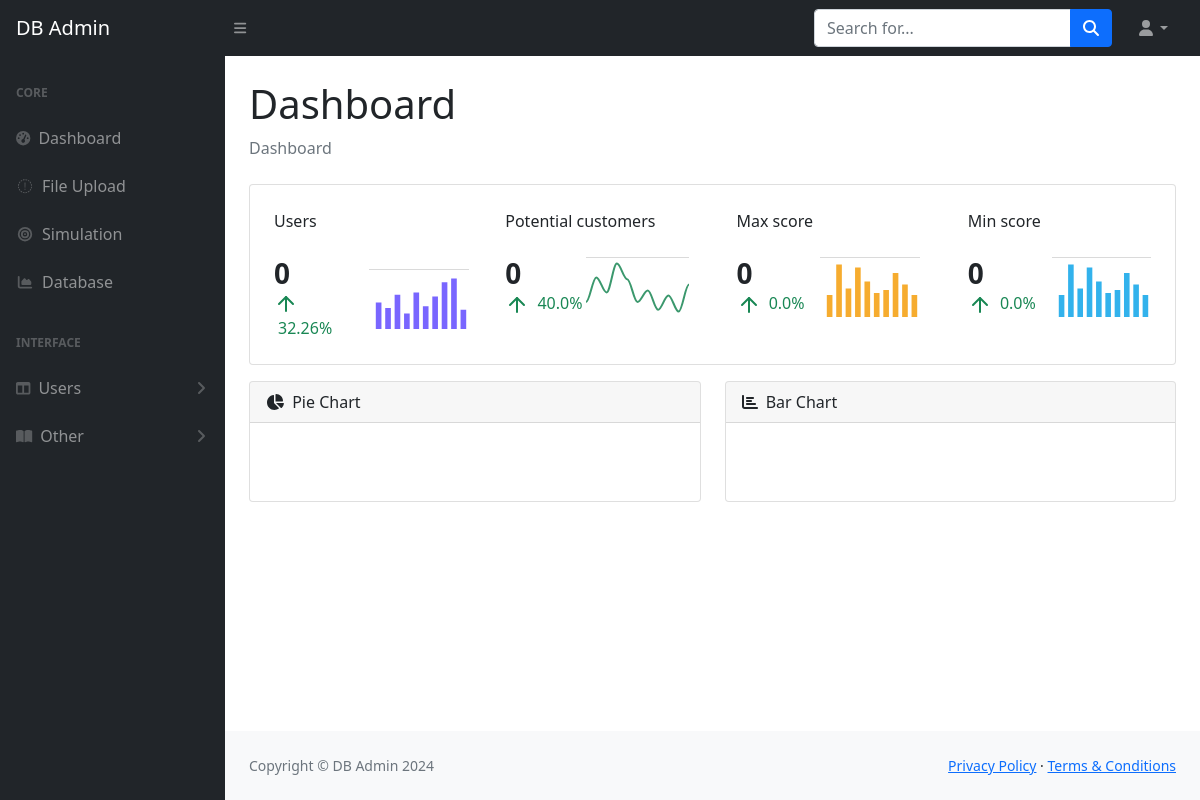
Before: / (signed in) with the older database file.
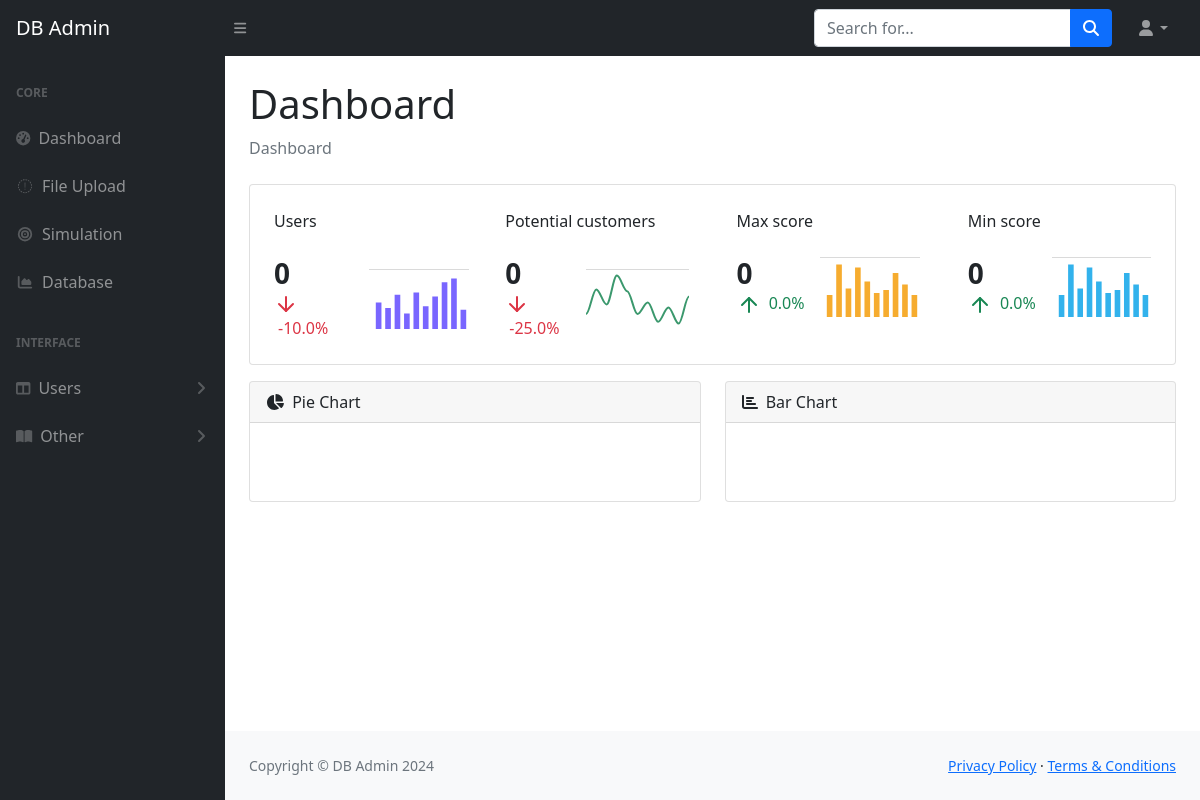
After: the same page with the newer database file.
### crud/models.py (models this page shows, shortened)
class DashboardMetrics(models.Model):
    number_user = models.IntegerField()
    max_score = models.FloatField()
    min_score = models.FloatField()
    number_potential_customers = models.IntegerField()
    number_user_percent = models.FloatField()
    max_score_percent = models.FloatField()
    min_score_percent = models.FloatField()
    number_potential_customers_percent = models.FloatField()

### crud/views.py (the view, shortened to what this page needs)
# urls.py: path('', views.dashboard, name='dashboard'),
@login_required
def dashboard(request):
    get_simulation = Simulation.objects.all()
    get_simulation = list(get_simulation)
    get_simulation.reverse()
    number_user = len(get_simulation)
    if number_user == 0:
        max_score = 0
        min_score = 0
    else:
        max_score = get_simulation[0].score
        min_score = get_simulation[0].score
    for i in get_simulation:
        if i.score > max_score:
            max_score = i.score
        if i.score < min_score:
            min_score = i.score
    score_counts = {'<10': 0, '10-30': 0, '>30': 0}
    counts = list(score_counts.values())
    number_potential_customers = counts[1] + counts[2]
    try:
        metrics, _ = DashboardMetrics.objects.get_or_create(
            id=1,
            defaults={
                'number_user': 0,
                'max_score': 0,
                'min_score': 0,
                'number_potential_customers': 0,
                'number_user_percent': 0,
                'max_score_percent': 0,
                'min_score_percent': 0,
                'number_potential_customers_percent': 0,
            }
        )
        if number_user != 0:
            if number_user != metrics.number_user:
                number_user_percent = round((number_user - metrics.number_user) / number_user * 100, 2)
                if max_score == 0:
                    max_score_percent = 0
                else:
                    max_score_percent = round((max_score - metrics.max_score) / max_score * 100, 2)
                if min_score == 0:
                    min_score_percent = 0
                else:
                    min_score_percent = round((min_score - metrics.min_score) / min_score * 100, 2)
                if number_potential_customers == 0:
                    number_potential_customers_percent = 0
                else:
                    number_potential_customers_percent = round((number_potential_customers - metrics.number_potential_customers) / number_potential_customers * 100, 2)
                metrics.number_user = number_user
                metrics.max_score = max_score
                metrics.min_score = min_score
                metrics.number_potential_customers = number_potential_customers
                metrics.number_user_percent = number_user_percent
                metrics.max_score_percent = max_score_percent
                metrics.min_score_percent = min_score_percent
                metrics.number_potential_customers_percent = number_potential_customers_percent
                metrics.save()
            else:
                number_user_percent = metrics.number_user_percent
                max_score_percent = metrics.max_score_percent
                min_score_percent = metrics.min_score_percent
                number_potential_customers_percent = metrics.number_potential_customers_percent
        else:
            number_user_percent = 0
            max_score_percent = 0
            min_score_percent = 0
            number_potential_customers_percent = 0
    except DashboardMetrics.DoesNotExist:
        metrics = DashboardMetrics.objects.create(
            id=1,
            number_user=0,
            max_score=0,
            min_score=0,
            number_potential_customers=0,
            number_user_percent=0,
            max_score_percent=0,
            min_score_percent=0,
            number_potential_customers_percent=0
        )
    context = {
        'get_simulation': get_simulation,
        'number_user': number_user,
        'max_score': round(max_score, 2),
        'min_score': round(min_score, 4),
        'number_potential_customers': number_potential_customers,
        'number_user_percent': metrics.number_user_percent,
        'max_score_percent': metrics.max_score_percent,
        'min_score_percent': metrics.min_score_percent,
        'number_potential_customers_percent': metrics.number_potential_customers_percent,
    }
    return render(request, 'dashboard.html', context)

### templates/dashboard.html (shortened to what this page needs)
{% extends 'layout/app.html' %}
{% load static %}
{% block body %}
    <div class="container-fluid px-4">
        <h1 class="mt-4">Dashboard</h1>
        <ol class="breadcrumb mb-4">
            <li class="breadcrumb-item active">Dashboard</li>
        </ol>
        <div class="card mb-3">
            <div class="row row-cols-xl-4 row-cols-1 row-cols-md-2 g-0">
               <div class="col padding-left-right">
                    <div class="cord-body-0-5">
                        <div class="card-body rounded-3">
                            <span class="fw-semi-bold">Users</span>
                            <div class="mt-4">
                            <div class="row align-items-center ">
                                <div class="col">
                                    <h3 class="mb-0 fw-bold">{{number_user}}</h3>
                                    {% if number_user_percent >= 0 %}
                                        <span class="text-success fs-6">
                                            <svg xmlns="http://www.w3.org/2000/svg" width="24" height="24" viewBox="0 0 24 24" fill="none" stroke="currentColor" stroke-width="2" stroke-linecap="round" stroke-linejoin="round" class="feather feather-arrow-up icon-xs">
                                            <line x1="12" y1="19" x2="12" y2="5"></line>
                                            <polyline points="5 12 12 5 19 12"></polyline>
                                            </svg>
                                            <span class="ms-1">{{number_user_percent}}%</span>
                                        </span>
                                    {% else %}
                                        <span class="text-danger fs-6">
                                            <span class="ms-1">{{number_user_percent}}%</span>
                                        </span>
                                    {% endif %}
                                </div>
                                <div class="col px-0">
                                    <div id="chartCampaign" style="min-height: 60px;">
                                        <div id="apexcharts8ngww3uv" class="apexcharts-canvas apexcharts8ngww3uv apexcharts-theme-light" style="width: 104px; height: 60px;">
                                        </div>
                                    </div>
                                </div>
                            </div>
                            </div>
                        </div>
                    </div>
               </div>
               <div class="col padding-left-right  border-start-md">
                    <div class="cord-body-0-5">
                        <div class="card-body rounded-3 border-top-md-0">
                            <span class="fw-semi-bold">Potential customers</span>
                            <div class="mt-4">
                                <div class="row align-items-center g-0">
                                <div class="col">
                                    <h3 class="mb-0 fw-bold">{{number_potential_customers}}</h3>
                                    {% if number_potential_customers_percent >= 0 %}
                                        <span class="text-success fs-6">
                                            <svg xmlns="http://www.w3.org/2000/svg" width="24" height="24" viewBox="0 0 24 24" fill="none" stroke="currentColor" stroke-width="2" stroke-linecap="round" stroke-linejoin="round" class="feather feather-arrow-up icon-xs">
                                            <line x1="12" y1="19" x2="12" y2="5"></line>
                                            <polyline points="5 12 12 5 19 12"></polyline>
                                            </svg>
                                            <span class="ms-1">{{number_potential_customers_percent}}%</span>
                                        </span>
                                    {% else %}
                                        <span class="text-danger fs-6">
                                            <span class="ms-1">{{number_potential_customers_percent}}%</span>
                                        </span>
                                    {% endif %}
                                </div>
                                <div class="col px-0">
                                    <div id="chartLead" style="min-height: 60px;">
                                        <div id="apexchartswktdrmli" class="apexcharts-canvas apexchartswktdrmli apexcharts-theme-light" style="width: 103px; height: 60px;">
                                        </div>
                                    </div>
                                </div>
                                </div>
                            </div>
                        </div>
                    </div>
               </div>
               <div class="col padding-left-right  border-start-xl px-xl-0">
                    <div class="cord-body-0-5">
                        <div class="card-body rounded-3 border-top-xl-0">
                            <span class="fw-semi-bold">Max score</span>
                            <div class="mt-4">
                                <div class="row align-items-center g-0">
                                <div class="col">
                                    <h3 class="mb-0 fw-bold">{{max_score}}</h3>
                                    {% if max_score_percent >= 0 %}
                                        <span class="text-success fs-6">
                                            <svg xmlns="http://www.w3.org/2000/svg" width="24" height="24" viewBox="0 0 24 24" fill="none" stroke="currentColor" stroke-width="2" stroke-linecap="round" stroke-linejoin="round" class="feather feather-arrow-up icon-xs">
                                            <line x1="12" y1="19" x2="12" y2="5"></line>
                                            <polyline points="5 12 12 5 19 12"></polyline>
                                            </svg>
                                            <span class="ms-1">{{max_score_percent}}%</span>
                                        </span>
                                    {% endif %}
                                </div>
                                <div class="col px-0">
                                    <div id="chartDeals" style="min-height: 60px;">
                                        <div id="apexcharts8dqdb57c" class="apexcharts-canvas apexcharts8dqdb57c apexcharts-theme-light" style="width: 104px; height: 60px;">
                                        </div>
                                    </div>
                                </div>
                                </div>
                            </div>
                        </div>
                    </div>
               </div>
               <div class="col padding-left-right  border-start-md">
                    <div class="cord-body-0-5">
                        <div class="card-body rounded-3 border-top-xl-0">
                            <span class="fw-semi-bold">Min score</span>
                            <div class="mt-4">
                               <div class="row align-items-center g-0">
                                  <div class="col">
                                     <h3 class="mb-0 fw-bold">{{min_score}}</h3>
                                     {% if min_score_percent >= 0 %}
                                        <span class="text-success fs-6">
                                            <svg xmlns="http://www.w3.org/2000/svg" width="24" height="24" viewBox="0 0 24 24" fill="none" stroke="currentColor" stroke-width="2" stroke-linecap="round" stroke-linejoin="round" class="feather feather-arrow-up icon-xs">
                                            <line x1="12" y1="19" x2="12" y2="5"></line>
                                            <polyline points="5 12 12 5 19 12"></polyline>
                                            </svg>
                                            <span class="ms-1">{{min_score_percent}}%</span>
                                        </span>
                                    {% endif %}
                                  </div>
                                  <div class="col px-0">
                                     <div id="chartBooked" style="min-height: 60px;">
                                        <div id="apexchartsw00rymijj" class="apexcharts-canvas apexchartsw00rymijj apexcharts-theme-light" style="width: 103px; height: 60px;">
                                        </div>
                                     </div>
                                  </div>
                               </div>
                            </div>
                         </div>
                    </div>
               </div>
            </div>
        </div>
        <div class="row">
            <div class="col-xl-6">
                <div class="card mb-4">
                    <div class="card-header">
                        <i class="fas fa-chart-pie me-1"></i>
                        Pie Chart
                    </div>
                    <div class="card-body">
                        <canvas id="myPieChart" width="100%" height="40"></canvas>
                    </div>
                </div>
            </div>
            <div class="col-xl-6">
                <div class="card mb-4">
                    <div class="card-header">
                        <i class="fas fa-chart-bar me-1"></i>
                        Bar Chart
                    </div>
                    <div class="card-body">
                        <canvas id="myBarChart" width="100%" height="40"></canvas>
                    </div>
                </div>
            </div>
        </div>
{% endblock %}

Changed rows visible on the page:
changed DashboardMetrics: number_user_percent "32.26" → "-10.0"; number_potential_customers_percent "40.0" → "-25.0"
